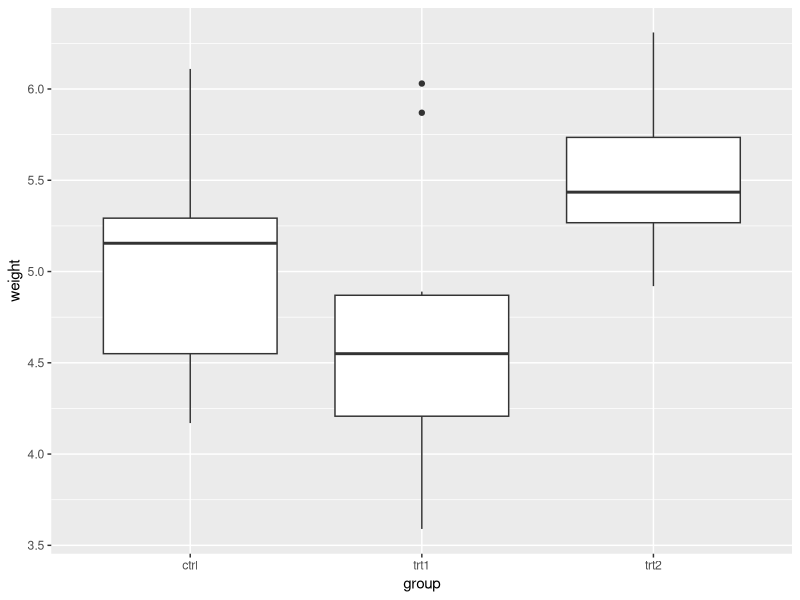

Reproduce this figure in R.
# An analysis of Plant Growth
# Rick Scavetta
# 28.09.2020
# The first case study in R

# Load packages
library(tidyverse)

# Obtain our data ----
PlantGrowth
PlantGrowth <- as_tibble(PlantGrowth) # convert this to a "tibble" (more on this later)


# Explore our data ----

# Descriptive statistics ----
# mean, standard deviation
PlantGrowth %>% 
  group_by(group) %>% 
  summarise(avg = mean(weight))

# Data Visualization ----
ggplot(PlantGrowth, aes(x = group, y = weight)) +
  geom_boxplot()



# Inferential statistics ----
# 1-way ANOVA


